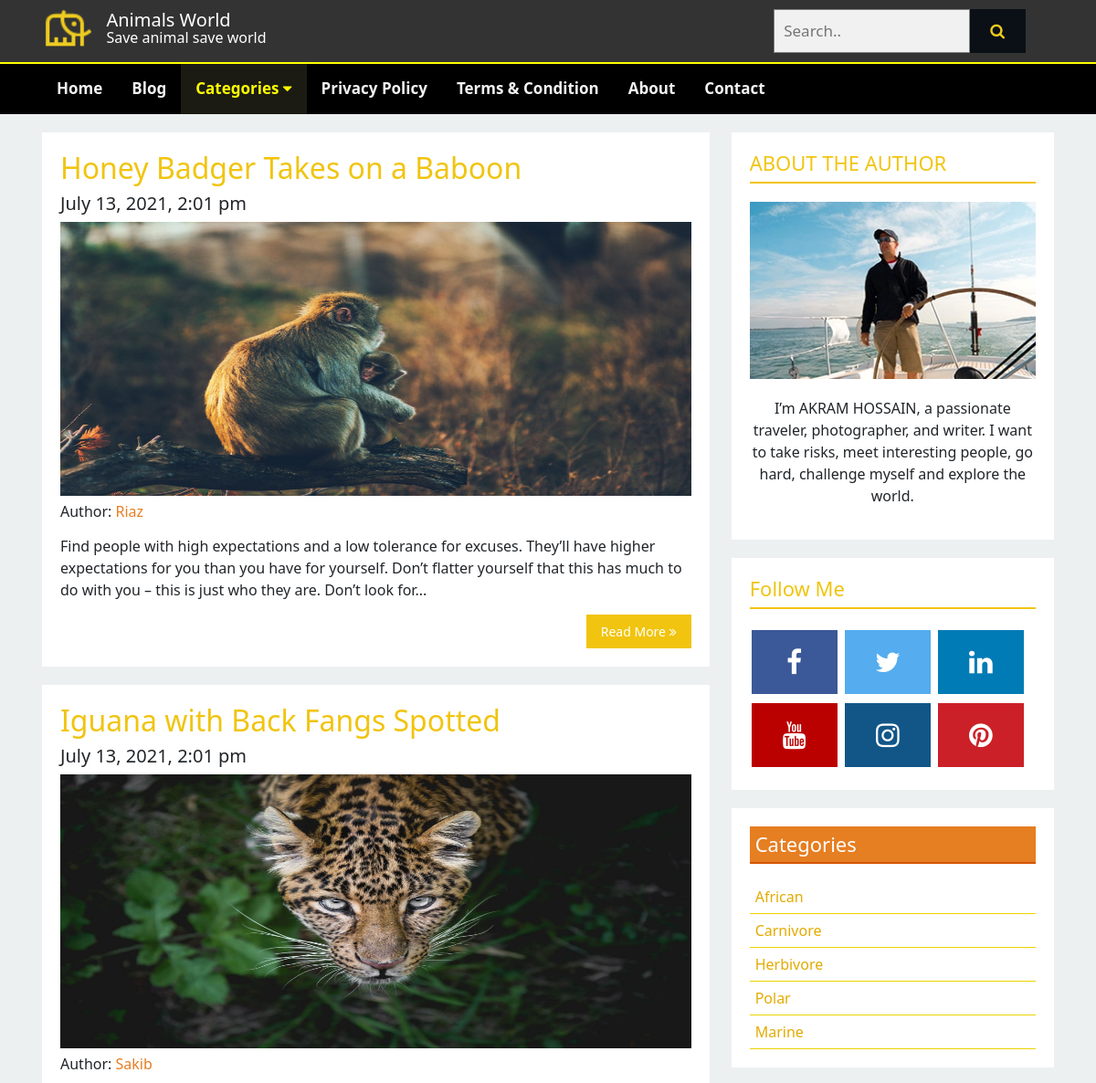
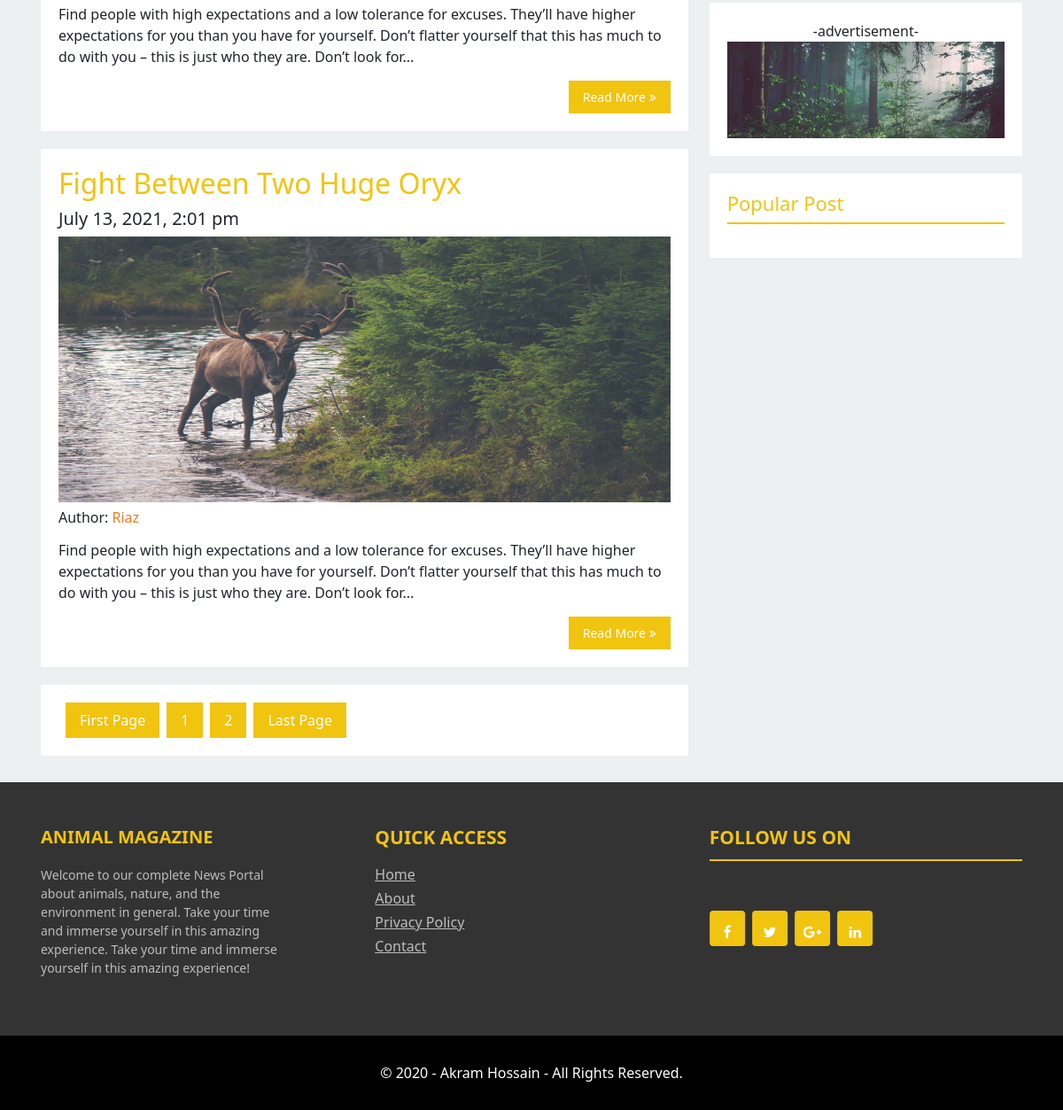
/animal.sakisite.xyz/posts.php?category=1, run on the app's committed database (2 pictures, top to bottom).
### tables this page shows
CREATE TABLE `tbl_logotitle` (
  `id` int(11) NOT NULL,
  `logo` varchar(255) NOT NULL,
  `title` varchar(400) NOT NULL,
  `subtitle` varchar(400) NOT NULL
);

CREATE TABLE `tbl_page` (
  `id` int(11) NOT NULL,
  `title` varchar(255) NOT NULL,
  `body` text NOT NULL
);

CREATE TABLE `tbl_post` (
  `id` int(11) NOT NULL,
  `cat` int(11) NOT NULL,
  `title` varchar(255) NOT NULL,
  `body` text NOT NULL,
  `image` varchar(255) NOT NULL,
  `author` varchar(255) NOT NULL,
  `tags` varchar(255) NOT NULL,
  `date` timestamp NOT NULL DEFAULT current_timestamp(),
  `userid` int(11) NOT NULL,
  `count` int(100) NOT NULL
);

CREATE TABLE `tbl_author_details` (
  `id` int(11) NOT NULL,
  `image` varchar(255) NOT NULL,
  `description` text NOT NULL,
  `fb` varchar(700) NOT NULL,
  `tw` varchar(700) NOT NULL,
  `ln` varchar(700) NOT NULL,
  `yt` varchar(700) NOT NULL,
  `ig` varchar(700) NOT NULL,
  `pn` varchar(700) NOT NULL
);

CREATE TABLE `tbl_category` (
  `id` int(11) NOT NULL,
  `name` varchar(255) NOT NULL
);

CREATE TABLE `tbl_footer_top_column_1` (
  `id` int(11) NOT NULL,
  `title` varchar(255) NOT NULL,
  `body` text NOT NULL
);

CREATE TABLE `tbl_footer_top_column_2` (
  `id` int(11) NOT NULL,
  `title` varchar(255) NOT NULL,
  `Home` varchar(255) NOT NULL,
  `About` varchar(255) NOT NULL,
  `Privacy Policy` varchar(255) NOT NULL,
  `Contact` varchar(255) NOT NULL,
  `home_link` varchar(700) NOT NULL,
  `about_link` varchar(700) NOT NULL,
  `privacy_link` varchar(700) NOT NULL,
  `contact_link` varchar(700) NOT NULL
);

CREATE TABLE `tbl_footer_top_column_3` (
  `id` int(11) NOT NULL,
  `title` varchar(255) NOT NULL,
  `fb_link` varchar(700) NOT NULL,
  `tw_link` varchar(700) NOT NULL,
  `gp_link` varchar(700) NOT NULL,
  `ln_link` varchar(700) NOT NULL
);

CREATE TABLE `tbl_footer` (
  `id` int(11) NOT NULL,
  `copyright` varchar(700) NOT NULL
);

### animal.sakisite.xyz/lib/Database.php (called while the page is built, shortened)
<?php
Class Database{
	public $host   = DB_HOST;
	public $user   = DB_USER;
	public $pass   = DB_PASS;
	public $dbname = DB_NAME;
	public $link;
	public function connectDB(){
	$this->link = new mysqli($this->host, $this->user, $this->pass, $this->dbname);
 }
	public function select($query){
		$result = $this->link->query($query) or die($this->link->error.__LINE__);
		if($result->num_rows > 0){
			return $result;
		} else {
			return false;
		}
	}
}

### animal.sakisite.xyz/posts.php (the view, shortened to what this page needs)
<?php require 'inc/header.php';?>
<?php
    $category = mysqli_real_escape_string($db->link, $_GET['category']);
    if (!isset($category) || $category == NULL) {
        echo "<script> window.location = '404.php' ;</script>";
    }else {
        $category = $category;
    }
?>
  <section class="main_section">
    <div class="mainsection_bfr_container">
      <div class="container">
        <div class="main_section_aftr_row clearfix">
          <div class="row">
            <div class="col-md-8 left_main_Content col-sm-12">
              <?php
                $per_page = 3;
                if (isset($_GET["page"])) {
                    $page = $_GET["page"];
                } else {
                    $page = 1;
                }
                $start_form = ($page - 1) * $per_page;
                ?>
            <?php
            $query = "SELECT * FROM tbl_post WHERE cat = '$category' LIMIT $start_form,$per_page";
            $categories = $db->select($query);
            if ($categories) {
                while ($result = $categories->fetch_assoc()) { ?>
              <div class="my_card my_card_post clearfix">
                <a href="post.php?postid=<?php echo $result['id']; ?>"><h2><?php echo $result["title"]; ?></h2></a>
                <h5><?php echo $fm->date($result['date']); ?></h5>
                <div class="fakeimg height_img">
                  <a href="post.php?postid=<?php echo $result['id']; ?>"><img src="admin/uploads/<?php echo $result["image"]; ?>" alt=""></a>
                </div>
                <h6 class="remove_cls">Author: <a href=""><?php echo $result["author"]; ?></a></h6>
                <?php echo $fm->textShorten($result["body"], 270); ?><a href="post.php?postid=<?php echo $result['id']; ?>" class="read_more">Read More <i class="fa fa-angle-double-right"></i></a>
              </div>
            <?php } }else{ ?>
                <div class="my_card">
                    <h2 class="mt-1">No Post Available in this Category</h2>
                </div>
              <?php } ?>
                <?php
                $row_query = "SELECT * FROM tbl_post WHERE cat = '$category' ";
                $row_categories = $db->select($row_query);
                if ($row_categories == true) { ?>
              <div class="my_card my_card_post clearfix">
                <div class="pagination">
                <?php
                $pagination_query = "SELECT * FROM tbl_post WHERE cat = '$category' ";
                $pagination_result = $db->select($pagination_query);
                $total_rows = mysqli_num_rows($pagination_result);
                $total_pages = ceil($total_rows / $per_page);
                echo "<a href='posts.php?category=$category'>First Page</a>";
                for ($i = 1; $i <= $total_pages; $i++) {
                    echo "<a href='posts.php?category=$category&page=$i'>" . $i . "</a>";
                }
                echo "<a href='posts.php?category=$category&page=$total_pages'>Last Page</a>";
                ?>
                </div>
              </div>
              <?php } ?>
            </div>
            <?php require 'inc/sidebar.php'?>
          </div>
        </div>
      </div>
    </div>
  </section>
<?php require 'inc/footer.php'?>
</body>
</html>

### animal.sakisite.xyz/inc/header.php (shortened to what this page needs)
<?php require "lib/Database.php"; ?>
<?php require "lib/format.php"; ?>
<?php
$db = new Database();
$fm = new format();
?>
<!DOCTYPE html>
<html lang="en">
<head>
  <?php require "script/css.php"; ?>
</head>
<body>
  <header>
    <div class="equal_margin">
      <div class="container topnav_container">
        <div class="top_bar">
          <div class="row">
            <div class="col-lg-6 col-md-6 col-sm-8 col-xs-12 clearfix">
            <?php
              $sql = "SELECT * FROM tbl_logotitle WHERE id = '1' ";
              $logotitle = $db->select($sql);
              if ($logotitle) {
              $result = $logotitle->fetch_array();
              ?>
              <div class="left_logo">
                <img src="admin/uploads/<?php echo $result["logo"]; ?>" alt="Logo">
              </div>
              <div class="right_text">
                <h2><?php echo $result["title"]; ?></h2>
                <p><?php echo $result["subtitle"]; ?></p>
              </div>
            </div>
            <?php } ?>
            <div class="col-lg-6 col-md-6 col-sm-4 col-xs-12">
              <div class="search">
                <form class="example" action="search.php" method="GET">
                  <input type="text" required placeholder="Search.." name="search">
                  <button type="submit" name="submit" value="Submit"><i class="fa fa-search"></i></button>
                </form>
              </div>
            </div>
          </div>
        </div>
      </div>
    </div>
    <div class="nav_bg_color" id="myHeader">
      <nav class="bottomnav container clearfix max_width_nav">
        <div class="topnav" id="myTopnav">
          <span><a href="index.php" <?php $path  = $_SERVER['SCRIPT_FILENAME']; $title = basename($path, ".php"); if ($title == 'index') { ?> class="active" <?php } ?> >Home</a></span>
          <span class="display_hide"><a href="blog.php" <?php $path  = $_SERVER['SCRIPT_FILENAME']; $title = basename($path, ".php"); if ($title == 'blog') { ?> class="active" <?php } ?> >Blog</a></span>
         <div class="dropdownHover">
          <span class="for_dropdown
          <?php
          if ($get_url_base == "contact.php") {?>
           contact_dropdown <?php } ?>"><a href="" <?php	if (isset($_GET['category'])) { ?>	class="active" <?php } ?> >Categories <i class="fa fa-caret-down"></i></a>
        </span>
          </div>
          <?php
          $sql = "SELECT * FROM tbl_page ";
          $page = $db->select($sql);
          if ($page) {
              while ($result = $page->fetch_assoc()) { ?>
          </span><a href="page.php?pageid=<?php echo $result['id']; ?>" <?php	if (isset($_GET['pageid']) && $_GET['pageid'] == $result['id']) { ?>	class="active" <?php } ?>
           ><?php echo $result['title']; ?></a></span>
          <?php } } ?>
          </span><a href="about.php" <?php $path  = $_SERVER['SCRIPT_FILENAME']; $title = basename($path, ".php"); if ($title == 'about') { ?> class="active" <?php } ?> >About</a></span>
          </span><a href="contact.php" <?php $path  = $_SERVER['SCRIPT_FILENAME']; $title = basename($path, ".php"); if ($title == 'contact') { ?> class="active" <?php } ?> >Contact</a></span>
        </div>
      </nav>
    </div>
  </header>

### animal.sakisite.xyz/lib/format.php (shortened to what this page needs)
<?php
class format{
    public function date($date){
       return date("F j, Y, g:i a", strtotime($date));
    }
    public function textShorten($text, $limit = 400){
        $text = $text." ";
        $text = substr($text,0,$limit);
        $text = substr($text, 0, strrpos($text," "));
        $text = $text."..."."</p>";
        return $text;
    }
}
?>

### animal.sakisite.xyz/inc/sidebar.php (shortened to what this page needs)
<div class="col-md-4 right_sidebar col-sm-12">
  <?php
  if ($get_url_base != "post.php") {?>
              <div class="my_card author_details">
                <h2>ABOUT THE AUTHOR</h2>
                <?php
                $sql = "SELECT * FROM tbl_author_details WHERE id = '1' ";
                $author_details = $db->select($sql);
                if ($author_details) {
                    $result = $author_details->fetch_assoc();
                        ?>
                <div class="fakeimg">
                  <img src="admin/uploads/<?php echo $result['image']; ?>" alt="">
                </div>
                <?php echo $result['description']; ?>
              </div>
              <div class="my_card following_social">
                <h3>Follow Me</h3>
                <a target="_blank" href="<?php echo $result['fb']; ?>" class="fa fa-facebook my_social"></a>
                <a target="_blank" href="<?php echo $result['tw']; ?>" class="fa fa-twitter my_social"></a>
                <a target="_blank" href="<?php echo $result['ln']; ?>" class="fa fa-linkedin my_social"></a>
                <a target="_blank" href="<?php echo $result['yt']; ?>" class="fa fa-youtube my_social"></a>
                <a target="_blank" href="<?php echo $result['ig']; ?>" class="fa fa-instagram my_social"></a>
                <a target="_blank" href="<?php echo $result['pn']; ?>" class="fa fa-pinterest my_social"></a>
              </div>
              <?php } ?>
              <?php } ?>
              <div class="my_card category_list">
                <h3>Categories</h3>
                <?php
                $query = "SELECT * FROM tbl_category";
                $categories = $db->select($query);
                if ($categories) {
                  while ($result = $categories->fetch_assoc()) { ?>
                <ul>
                  <li><a href="posts.php?category=<?php echo $result["id"]; ?>"><?php echo $result["name"] ?></a></li>
                </ul>
                <?php } } ?>
              </div>
              <div class="my_card advertise">
                <div class="text-center">-advertisement-</div>
                <img src="images/img_woods_wide.jpg" alt="">
              </div>
              <div class="my_card">
                <h3>Popular Post</h3>
              </div>
            </div>

### animal.sakisite.xyz/inc/footer.php
<section class="footer_top">
  <div class="container">
    <div class="row">
      <div class="col-md-4">
        <div class="magazine">
          <div class="megaZine_wrap clearfix">
            <?php
              $sql = "SELECT * FROM tbl_footer_top_column_1 ";
              $tbl_footer_top_column_1 = $db->select($sql);
              if ($tbl_footer_top_column_1) {
              while ($result = $tbl_footer_top_column_1->fetch_assoc()) {
                  ?>
            <h2><?php echo $result['title']; ?></h2>
          </div>
          <?php echo $result['body']; ?>
          <?php } } ?>
        </div>
      </div>
      <div class="col-md-4">
        <?php
              $sql = "SELECT * FROM tbl_footer_top_column_2 ";
              $tbl_footer_top_column_2 = $db->select($sql);
              if ($tbl_footer_top_column_2) {
              while ($result = $tbl_footer_top_column_2->fetch_assoc()) {
                  ?>
        <div class="footer_page">
        <h2><?php echo $result['title']; ?></h2>
        <h6><a href="<?php echo $result['home_link']; ?>"><?php echo $result['Home']; ?></a></h6>
        <h6><a href="<?php echo $result['about_link']; ?>"><?php echo $result['About']; ?></a></h6>
        <h6><a href="<?php echo $result['privacy_link']; ?>"><?php echo $result['Privacy Policy']; ?></a></h6>
        <h6><a href="<?php echo $result['contact_link']; ?>"><?php echo $result['Contact']; ?></a></h6>
        </div>
        <?php } } ?>
      </div>
      <div class="col-md-4">
        <?php
              $sql = "SELECT * FROM tbl_footer_top_column_3 ";
              $tbl_footer_top_column_3 = $db->select($sql);
              if ($tbl_footer_top_column_3) {
              while ($result = $tbl_footer_top_column_3->fetch_assoc()) {
                  ?>
        <div class="social_networks">
          <h2><?php echo $result['title']; ?></h2>
          <div class="inside_social">
            <a href="<?php echo $result['fb_link']; ?>"><span>Facebook</span></a>
            <a href="<?php echo $result['tw_link']; ?>"><span>Twitter</span></a>
            <a href="<?php echo $result['gp_link']; ?>"><span>Google+</span></a>
            <a href="<?php echo $result['ln_link']; ?>"><span>Linked In</span></a>
          </div>
        </div>
        <?php } } ?>
      </div>
    </div>
  </div>
</section>
  <footer class="main_footer">
    <div class="container">
      <div class="row">
        <div class="col-md-12">
          <div class="copyright_text text-center">
          <?php
          $sql = "SELECT * FROM tbl_footer WHERE id = '1' ";
          $footer_update = $db->select($sql);
          if ($footer_update) {
              while ($result = $footer_update->fetch_assoc()) {
                  ?>
            <p><?php echo $result["copyright"]; ?></p>
            <?php } } ?>
          </div>
        </div>
      </div>
    </div>
  </footer>

### data on the page
tbl_logotitle: logo (picture), title "Animals World", subtitle "Save animal save world"
tbl_page: title "Privacy Policy"
tbl_page: title "Terms & Condition"
tbl_post: title "Honey Badger Takes on a Baboon", date "July 13, 2021, 2:01 pm", image (picture), author "Riaz"
tbl_post: title "Iguana with Back Fangs Spotted", date "July 13, 2021, 2:01 pm", image (picture), author "Sakib"
tbl_post: title "Fight Between Two Huge Oryx", date "July 13, 2021, 2:01 pm", image (picture), author "Riaz"
tbl_author_details: image (picture), description "I’m AKRAM HOSSAIN, a passionate traveler, photographer, and writer. I want to take risks, meet interesting people, go hard, challenge myself and explore the world."
tbl_category: name "African"
tbl_category: name "Carnivore"
tbl_category: name "Herbivore"
tbl_category: name "Polar"
tbl_category: name "Marine"
tbl_footer_top_column_1: title "ANIMAL MAGAZINE", body "Welcome to our complete News Portal about animals, nature, and the environment in general. Take your time and immerse yourself in this amazing experience. Take your time and immerse yourself in this amazing experience!"
tbl_footer_top_column_2: title "QUICK ACCESS", Home "Home", About "About", Privacy Policy "Privacy Policy", Contact "Contact"
tbl_footer_top_column_3: title "FOLLOW US ON"
tbl_footer: copyright "© 2020 - Akram Hossain - All Rights Reserved."
